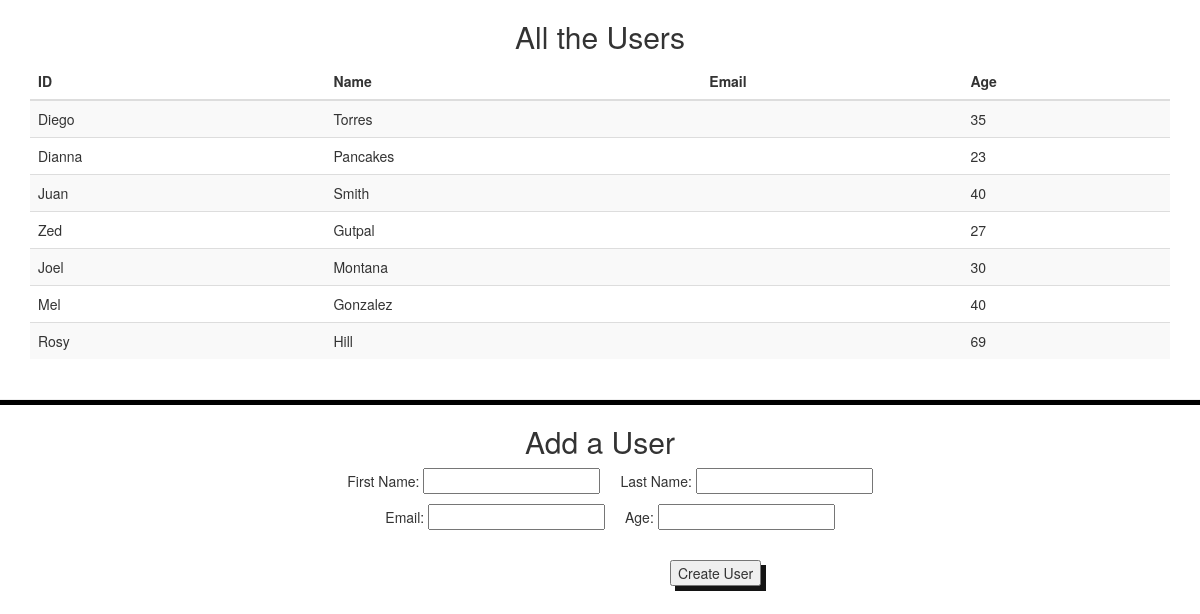
The page / on the database its author committed.
### user_app/models.py (models this page shows, shortened)
class User(models.Model):
  first_name = models.CharField(max_length=255)
  last_name = models.CharField(max_length=255)
  email_address = models.CharField(max_length=255)
  age = models.IntegerField()
  created_at = models.DateTimeField(auto_now_add=True)
  update_at = models.DateTimeField(auto_now=True)

### user_app/views.py (the view)
# urls.py: path('', views.index),
def index(request):
  context = {
    'users': User.objects.all()
  }
  return render(request, 'index.html', context)

### user_app/templates/index.html (shortened to what this page needs)
<!DOCTYPE html>
<html lang="en">
<head>
  <link rel="stylesheet" href="https://maxcdn.bootstrapcdn.com/bootstrap/3.4.1/css/bootstrap.min.css">
</head>
<body>
<div class="container">
  <h2 style="text-align: center;">All the Users</h2>
  <table class="table table-striped">
    <thead>
      <tr>
        <th>ID</th>
        <th>Name</th>
        <th>Email</th>
        <th>Age</th>
      </tr>
    </thead>
    <tbody>
      {% for user in users %}
      <tr>
        <td>{{ user.first_name}}</td>
        <td>{{ user.last_name}}</td>
        <td>{{ user.email}}</td>
        <td>{{ user.age}}</td>
      </tr>
      {% endfor %}
    </tbody>
  </table>
</div>
<hr style="height: 5px; background-color: black; width: 1200px;">
<h2 style="text-align: center;">Add a User</h2>
<form action='/sign_up' method='post'>
  <div class="small-container">
    <p>First Name: <input required type='text' name='first_name'></p>
    <p>Last Name: <input required type='text' name='last_name'></p>
  </div>
  <div class="small-container">
    <p>Email: <input required type='email' name='email'></p>
    <p>Age: <input required type='text' name='age'></p>
  </div>
  <button class="button" type='submit'>Create User</button>
</form>
</body>
</html>

### user_app/templates/index.html (style rules this page uses)
.small-container { display: flex; justify-content: center; }
p { margin-left: 20px; }
.button { box-shadow: 5px 5px rgba(0, 0, 0, 0.92); margin-top: 20px; cursor: pointer; position: absolute; left: 670px; }

### rows shown on the page
User: first_name "Diego", last_name "Torres", age "35"
User: first_name "Dianna", last_name "Pancakes", age "23"
User: first_name "Juan", last_name "Smith", age "40"
User: first_name "Zed", last_name "Gutpal", age "27"
User: first_name "Joel", last_name "Montana", age "30"
User: first_name "Mel", last_name "Gonzalez", age "40"
User: first_name "Rosy", last_name "Hill", age "69"
